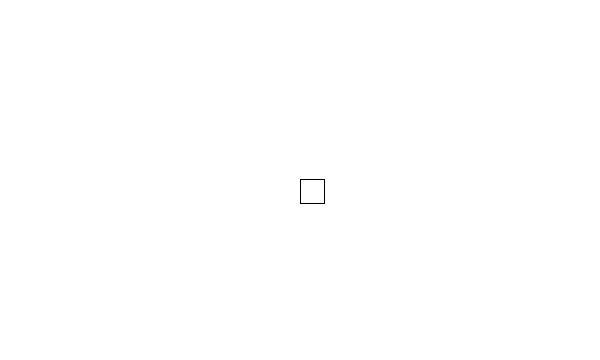
Frame 1 (no input)
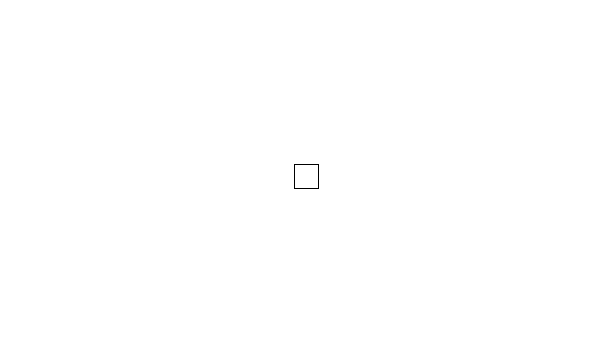
Frame 60 (the mouse pressed at the canvas centre just before this capture)
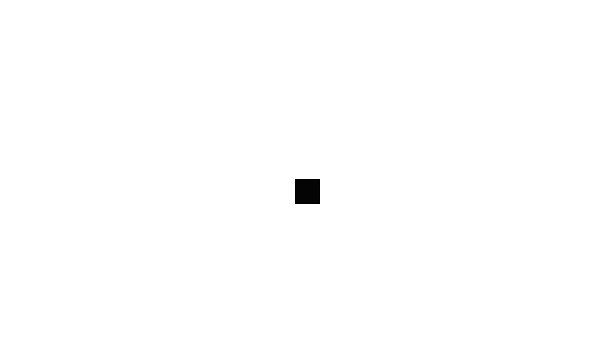
Frame 120 (the mouse held since frame 60 and released just before this capture)

The Processing sketch that drew these frames (run headless with seeded random() and noise(); from frame 60 on, the mouse is pressed at the canvas centre):

// Processing sketch: nervous_square
// ── nervous_square.pde
// A location
float x;
float y;

float d;

void setup() {
  size(600, 360);
  // Start in the center
  x = width/2;
  y = height/2;
}

void draw() {
  background(255);

  // Move randomly
  x += random(-2, 2);
  y += random(-2, 2);

  // Stay in the window
  // See: http://processing.org/reference/constrain_.html
  x = constrain(x, 0, width);
  y = constrain(y, 0, height);
  
  // dist() gives us the distance between two points
  d = dist(x,y,mouseX,mouseY);
  
  // Draw the square
  stroke(0);
  // Square is colored according to that distance
  // Could you use the value to affect the square's speed instead?
  fill(d);
  rect(x, y, 24, 24);
}
